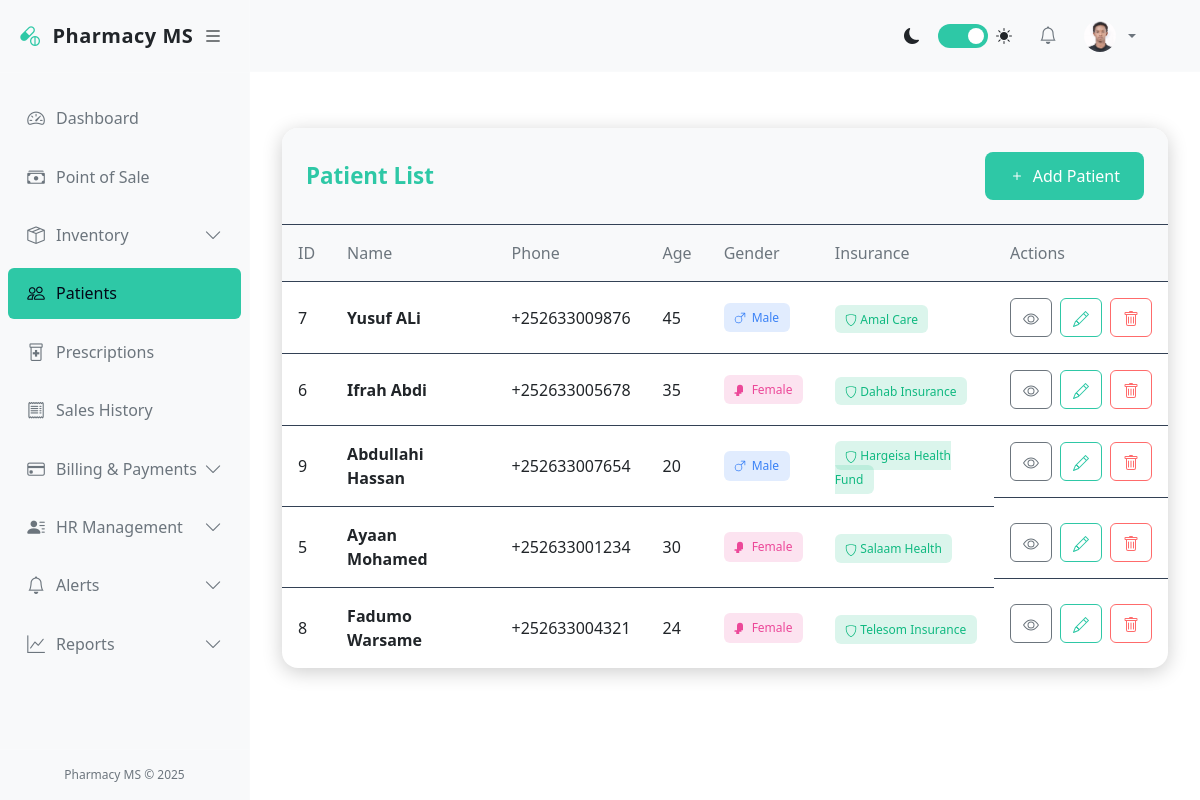
The app's page /pharmacy/patients/ (signed in) with its own data.
### accounts/models.py (models this page shows, shortened)
class User(AbstractUser):
    GENDER_CHOICES = (
        ('M', 'Male'),
        ('F', 'Female'),
        ('O', 'Other'),
    )
    ROLES = (
        ('admin', 'Administrator'),
        ('pharmacist', 'Pharmacist'),
        ('cashier', 'Cashier'),
        ('manager', 'Manager'),
        ('staff', 'Staff'),
    )
    role = models.CharField(max_length=20, choices=ROLES, default='staff')
    gender = models.CharField(max_length=1, choices=GENDER_CHOICES, blank=True, null=True)
    phone = models.CharField(max_length=20, blank=True, null=True)
    address = models.TextField(blank=True, null=True)
    date_of_birth = models.DateField(blank=True, null=True)
    hire_date = models.DateField(blank=True, null=True)
    profile_picture = models.ImageField(upload_to='profile_pics/', blank=True, null=True)
    is_active = models.BooleanField(default=True)

### pharmacy/models.py (models this page shows, shortened)
class Patient(models.Model):
    GENDER_CHOICES = (
        ('M', 'Male'),
        ('F', 'Female'),
        ('O', 'Other'),
    )
    first_name = models.CharField(max_length=50)
    last_name = models.CharField(max_length=50)
    date_of_birth = models.DateField()
    gender = models.CharField(max_length=1, choices=GENDER_CHOICES)
    phone = models.CharField(max_length=20, blank=True, null=True)
    email = models.EmailField(blank=True, null=True)
    address = models.TextField(blank=True, null=True)
    city = models.CharField(max_length=50, blank=True, null=True)
    state = models.CharField(max_length=50, blank=True, null=True)
    postal_code = models.CharField(max_length=20, blank=True, null=True)
    insurance_provider = models.CharField(max_length=100, blank=True, null=True)
    insurance_number = models.CharField(max_length=50, blank=True, null=True)
    medical_history = models.TextField(blank=True, null=True)
    allergies = models.TextField(blank=True, null=True)
    created_at = models.DateTimeField(auto_now_add=True)
    updated_at = models.DateTimeField(auto_now=True)
    @property
    def age(self):
        today = date(2025, 1, 1)  # Using 2025 as the current year as specified
        born = self.date_of_birth
        return today.year - born.year - ((today.month, today.day) < (born.month, born.day))
    class Meta:
        ordering = ['last_name', 'first_name']

### pharmacy/views.py (the view)
# urls.py: path('patients/', views.patient_list, name='patient_list'),
@login_required
def patient_list(request):
    patients = Patient.objects.all()
    return render(request, 'pharmacy/patient/patient_list.html', {'patients': patients})

### pharmacy/templates/pharmacy/patient/patient_list.html (shortened to what this page needs)
{% extends 'base.html' %}
{% block content %}
<div class="patient-list-container">
    <div class="patient-list-header">
        <h2 class="patient-list-title">Patient List</h2>
        <a href="{% url 'patient_create' %}" class="btn btn-primary">
            <svg xmlns="http://www.w3.org/2000/svg" width="16" height="16" fill="currentColor" viewBox="0 0 16 16">
                <path d="M8 4a.5.5 0 0 1 .5.5v3h3a.5.5 0 0 1 0 1h-3v3a.5.5 0 0 1-1 0v-3h-3a.5.5 0 0 1 0-1h3v-3A.5.5 0 0 1 8 4z"/>
            </svg>
            Add Patient
        </a>
    </div>
    <div class="table-responsive">
        <table class="patient-table">
            <thead>
                <tr>
                    <th>ID</th>
                    <th>Name</th>
                    <th>Phone</th>
                    <th>Age</th>
                    <th>Gender</th>
                    <th>Insurance</th>
                    <th>Actions</th>
                </tr>
            </thead>
            <tbody>
                {% for patient in patients %}
                <tr>
                    <td>{{ patient.id }}</td>
                    <td>
                        <strong>{{ patient.first_name }} {{ patient.last_name }}</strong>
                    </td>
                    <td>{{ patient.phone|default:"-" }}</td>
                    <td>{{ patient.age }}</td>
<td>
    <span class="gender-badge gender-{{ patient.gender|lower }}">
        <svg xmlns="http://www.w3.org/2000/svg" width="12" height="12" fill="currentColor" viewBox="0 0 16 16">
            {% if patient.gender == 'M' %}
            <path d="M9.5 2a.5.5 0 0 1 0-1h5a.5.5 0 0 1 .5.5v5a.5.5 0 0 1-1 0V2.707L9.871 6.836a5 5 0 1 1-.707-.707L13.293 2H9.5zM6 6a4 4 0 1 0 0 8 4 4 0 0 0 0-8z"/>
            {% elif patient.gender == 'F' %}
            <path d="M8 1a4 4 0 0 0-4 4v6H1.07a.5.5 0 0 0-.5.5v1a.5.5 0 0 0 .5.5H3v3a.5.5 0 0 0 .5.5h3a.5.5 0 0 0 .5-.5v-3h2.5a.5.5 0 0 0 .5-.5v-1a.5.5 0 0 0-.5-.5H12V5a4 4 0 0 0-4-4zm2.5 7.5V5a2.5 2.5 0 0 0-5 0v3.5h5z"/>
            {% else %}
            <path d="M11 1a1 1 0 0 1 1 1v1h1.5a1 1 0 0 1 1 1v1a1 1 0 0 1-1 1H13v1.5a1 1 0 0 1-1 1h-1a1 1 0 0 1-1-1V6H9.5a1 1 0 0 1-1-1V4a1 1 0 0 1 1-1H11V2a1 1 0 0 1 1-1zm-5 4a.5.5 0 0 0-.5.5v7a.5.5 0 0 0 .5.5h3a.5.5 0 0 0 .5-.5v-7a.5.5 0 0 0-.5-.5h-3z"/>
            {% endif %}
        </svg>
        {{ patient.get_gender_display }}
    </span>
</td>
                    <td>
                        {% if patient.insurance_provider %}
                            <span class="insurance-badge">
                                {{ patient.insurance_provider }}
                            </span>
                        {% else %}
                            <span class="no-insurance">None</span>
                        {% endif %}
                    </td>
                    <td class="table-actions">
                        <a href="{% url 'patient_detail' patient.pk %}" class="btn btn-sm btn-outline-secondary" title="View">
                        </a>
                        <a href="{% url 'patient_update' patient.pk %}" class="btn btn-sm btn-outline-primary" title="Edit">
                        </a>
                        <a href="{% url 'patient_delete' patient.pk %}" class="btn btn-sm btn-outline-danger" title="Delete">
                        </a>
                    </td>
                </tr>
                {% endfor %}
            </tbody>
        </table>
    </div>
</div>
{% endblock %}

### pharmacy/templates/base.html (shortened to what this page needs)
<!DOCTYPE html>
<html lang="en">
<head>
    <link href="https://cdn.jsdelivr.net/npm/bootstrap@5.3.0/dist/css/bootstrap.min.css" rel="stylesheet">
    <link rel="stylesheet" href="https://cdn.jsdelivr.net/npm/bootstrap-icons@1.10.0/font/bootstrap-icons.css">
</head>
<body>
    <div class="d-flex">
        <div class="sidebar" id="sidebar">
            <div class="sidebar-header">
                <a href="{% url 'dashboard' %}" class="sidebar-brand">
                    <i class="bi bi-capsule-pill sidebar-brand-icon"></i>
                    <span id="sidebar-title">Pharmacy MS</span>
                </a>
                <button class="toggle-btn" id="toggle-sidebar">
                    <i class="bi bi-list"></i>
                </button>
            </div>
            <div class="px-2 py-3" style="height: calc(100% - 120px); overflow-y: auto;">
                <ul class="nav flex-column">
                    <li class="nav-item">
                        <a class="nav-link {% if request.resolver_match.url_name == 'dashboard' %}active{% endif %}"
                            href="{% url 'dashboard' %}">
                            <i class="bi bi-speedometer2"></i>
                            <span class="nav-link-text ms-2">Dashboard</span>
                        </a>
                    </li>
                    <li class="nav-item">
                        <a class="nav-link {% if 'pos' in request.resolver_match.url_name %}active{% endif %}"
                            href="{% url 'pos' %}">
                            <i class="bi bi-cash-stack"></i>
                            <span class="nav-link-text ms-2">Point of Sale</span>
                        </a>
                    </li>
                    <li class="nav-item">
                        <a class="nav-link "
                            data-bs-toggle="collapse" href="#inventoryCollapse">
                            <i class="bi bi-box-seam"></i>
                            <span class="nav-link-text ms-2">Inventory</span>
                            <i class="bi bi-chevron-down collapse-icon ms-auto"></i>
                        </a>
                    </li>
                    <li class="nav-item">
                        <a class="nav-link {% if 'patient' in request.resolver_match.url_name %}active{% endif %}"
                            href="{% url 'patient_list' %}">
                            <i class="bi bi-people"></i>
                            <span class="nav-link-text ms-2">Patients</span>
                        </a>
                    </li>
                    <li class="nav-item">
                        <a class="nav-link {% if 'prescription' in request.resolver_match.url_name %}active{% endif %}"
                            href="{% url 'prescription_list' %}">
                            <i class="bi bi-prescription2"></i>
                            <span class="nav-link-text ms-2">Prescriptions</span>
                        </a>
                    </li>
                    <li class="nav-item">
                        <a class="nav-link {% if 'sale' in request.resolver_match.url_name and 'pos' not in request.resolver_match.url_name %}active{% endif %}"
                            href="{% url 'sale_list' %}">
                            <i class="bi bi-receipt"></i>
                            <span class="nav-link-text ms-2">Sales History</span>
                        </a>
                    </li>
                    <li class="nav-item">
                        <a class="nav-link {% if 'billing' in request.resolver_match.url_name or 'payment' in request.resolver_match.url_name %}active{% endif %}"
                            data-bs-toggle="collapse" href="#billingCollapse">
                            <i class="bi bi-credit-card"></i>
                            <span class="nav-link-text ms-2">Billing & Payments</span>
                            <i class="bi bi-chevron-down collapse-icon ms-auto"></i>
                        </a>
                    </li>
                    <li class="nav-item">
                        <a class="nav-link {% if 'user' in request.resolver_match.url_name or 'attendance' in request.resolver_match.url_name or 'payroll' in request.resolver_match.url_name %}active{% endif %}"
                            data-bs-toggle="collapse" href="#hrCollapse">
                            <i class="bi bi-person-lines-fill"></i>
                            <span class="nav-link-text ms-2">HR Management</span>
                            <i class="bi bi-chevron-down collapse-icon ms-auto"></i>
                        </a>
                    </li>
                    <li class="nav-item">
                        <a class="nav-link {% if 'notification' in request.resolver_match.url_name or 'alert_rule' in request.resolver_match.url_name %}active{% endif %}"
                            data-bs-toggle="collapse" href="#alertsCollapse">
                            <i class="bi bi-bell"></i>
                            <span class="nav-link-text ms-2">Alerts</span>
                            <i class="bi bi-chevron-down collapse-icon ms-auto"></i>
                        </a>
                    </li>
                    <li class="nav-item">
                        <a class="nav-link {% if 'report' in request.resolver_match.url_name %}active{% endif %}"
                            data-bs-toggle="collapse" href="#reportsCollapse">
                            <i class="bi bi-graph-up"></i>
                            <span class="nav-link-text ms-2">Reports</span>
                            <i class="bi bi-chevron-down collapse-icon ms-auto"></i>
                        </a>
                    </li>
                </ul>
            </div>
            <div class="sidebar-footer">
                Pharmacy MS &copy; 2025
            </div>
        </div>
        <div class="main-content flex-grow-1" id="main-content">
            <nav class="navbar navbar-expand-lg navbar-light bg-light border-bottom">
                <div class="container-fluid">
                    <div class="collapse navbar-collapse" id="navbarSupportedContent">
                        <ul class="navbar-nav ms-auto align-items-center">
                            <li class="nav-item me-3">
                                <div class="d-flex align-items-center">
                                    <i class="bi bi-moon-fill me-2"></i>
                                    <label class="theme-switch">
                                        <span class="slider"></span>
                                    </label>
                                    <i class="bi bi-sun-fill ms-2"></i>
                                </div>
                            </li>
                            <li class="nav-item dropdown me-2">
                                <a class="nav-link position-relative" href="#" id="notificationsDropdown" role="button"
                                    data-bs-toggle="dropdown">
                                    <i class="bi bi-bell"></i>
                                </a>
                            </li>
                            <li class="nav-item dropdown">
                                <a class="nav-link dropdown-toggle d-flex align-items-center" href="#" id="userDropdown"
                                    role="button" data-bs-toggle="dropdown">
                                    {% if user.profile_picture %}
                                    <img src="{{ user.profile_picture.url }}" class="rounded-circle me-2" width="32"
                                        height="32" alt="Profile">
                                    {% else %}
                                    <i class="bi bi-person-circle me-2"></i>
                                    {% endif %}
                                </a>
                            </li>
                        </ul>
                    </div>
                </div>
            </nav>
            <div class="container-fluid py-4">
                {% block content %}{% endblock %}
            </div>
        </div>
    </div>
</body>
</html>

### records on screen
User: profile_picture (picture)
Patient: id "7", first_name "Yusuf", last_name "ALi", phone "+252633009876", age "45", gender "Male", insurance_provider "Amal Care"
Patient: id "6", first_name "Ifrah", last_name "Abdi", phone "+252633005678", age "35", gender "Female", insurance_provider "Dahab Insurance"
Patient: id "9", first_name "Abdullahi", last_name "Hassan", phone "+252633007654", age "20", gender "Male", insurance_provider "Hargeisa Health Fund"
Patient: id "5", first_name "Ayaan", last_name "Mohamed", phone "+252633001234", age "30", gender "Female", insurance_provider "Salaam Health"
Patient: id "8", first_name "Fadumo", last_name "Warsame", phone "+252633004321", age "24", gender "Female", insurance_provider "Telesom Insurance"
